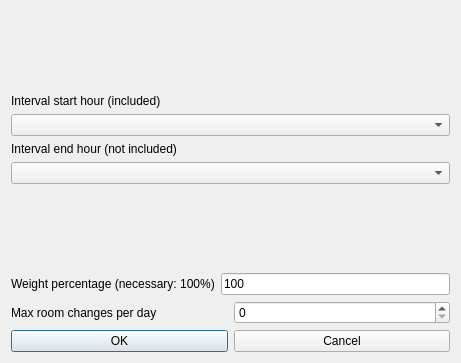
<?xml version="1.0" encoding="UTF-8"?>
<ui version="4.0">
 <class>ModifyConstraintTeachersMaxRoomChangesPerRealDayInIntervalForm_template</class>
 <widget class="QDialog" name="ModifyConstraintTeachersMaxRoomChangesPerRealDayInIntervalForm_template">
  <property name="geometry">
   <rect>
    <x>0</x>
    <y>0</y>
    <width>461</width>
    <height>363</height>
   </rect>
  </property>
  <property name="windowTitle">
   <string extracomment="This is the title of the dialog to modify a constraint of this type">Modify teachers max room changes per real day in interval</string>
  </property>
  <layout class="QGridLayout" name="gridLayout">
   <item row="2" column="0">
    <layout class="QVBoxLayout" name="verticalLayout_2">
     <item>
      <widget class="QLabel" name="endTextLabel">
       <property name="frameShape">
        <enum>QFrame::NoFrame</enum>
       </property>
       <property name="frameShadow">
        <enum>QFrame::Plain</enum>
       </property>
       <property name="text">
        <string extracomment="This field refers to a constraint operating on a given hourly interval. The selected start hour of the interval is included (is counted) in the constraint, while the selected end hour of the interval is not included (is not counted) in the constraint.">Interval end hour (not included)</string>
       </property>
       <property name="wordWrap">
        <bool>false</bool>
       </property>
      </widget>
     </item>
     <item>
      <widget class="QComboBox" name="endHourComboBox">
       <property name="editable">
        <bool>false</bool>
       </property>
       <property name="insertPolicy">
        <enum>QComboBox::NoInsert</enum>
       </property>
       <property name="duplicatesEnabled">
        <bool>false</bool>
       </property>
      </widget>
     </item>
    </layout>
   </item>
   <item row="1" column="0">
    <layout class="QVBoxLayout" name="verticalLayout">
     <item>
      <widget class="QLabel" name="startTextLabel">
       <property name="frameShape">
        <enum>QFrame::NoFrame</enum>
       </property>
       <property name="frameShadow">
        <enum>QFrame::Plain</enum>
       </property>
       <property name="text">
        <string extracomment="This field refers to a constraint operating on a given hourly interval. The selected start hour of the interval is included (is counted) in the constraint, while the selected end hour of the interval is not included (is not counted) in the constraint.">Interval start hour (included)</string>
       </property>
       <property name="wordWrap">
        <bool>false</bool>
       </property>
      </widget>
     </item>
     <item>
      <widget class="QComboBox" name="startHourComboBox">
       <property name="editable">
        <bool>false</bool>
       </property>
       <property name="insertPolicy">
        <enum>QComboBox::NoInsert</enum>
       </property>
       <property name="duplicatesEnabled">
        <bool>false</bool>
       </property>
      </widget>
     </item>
    </layout>
   </item>
   <item row="6" column="0">
    <layout class="QHBoxLayout">
     <item>
      <widget class="QPushButton" name="okPushButton">
       <property name="text">
        <string>OK</string>
       </property>
      </widget>
     </item>
     <item>
      <widget class="QPushButton" name="cancelPushButton">
       <property name="text">
        <string>Cancel</string>
       </property>
      </widget>
     </item>
    </layout>
   </item>
   <item row="5" column="0">
    <layout class="QHBoxLayout">
     <item>
      <widget class="QLabel" name="textLabel">
       <property name="text">
        <string>Max room changes per day</string>
       </property>
       <property name="wordWrap">
        <bool>false</bool>
       </property>
      </widget>
     </item>
     <item>
      <widget class="QSpinBox" name="maxChangesSpinBox"/>
     </item>
    </layout>
   </item>
   <item row="3" column="0">
    <spacer name="verticalSpacer">
     <property name="orientation">
      <enum>Qt::Vertical</enum>
     </property>
     <property name="sizeHint" stdset="0">
      <size>
       <width>278</width>
       <height>6</height>
      </size>
     </property>
    </spacer>
   </item>
   <item row="4" column="0">
    <layout class="QHBoxLayout">
     <item>
      <widget class="QLabel" name="weightTextLabel">
       <property name="frameShape">
        <enum>QFrame::NoFrame</enum>
       </property>
       <property name="frameShadow">
        <enum>QFrame::Plain</enum>
       </property>
       <property name="text">
        <string>Weight percentage (necessary: 100%)</string>
       </property>
       <property name="wordWrap">
        <bool>false</bool>
       </property>
      </widget>
     </item>
     <item>
      <widget class="QLineEdit" name="weightLineEdit">
       <property name="text">
        <string notr="true">100</string>
       </property>
      </widget>
     </item>
    </layout>
   </item>
   <item row="0" column="0">
    <spacer name="spacer2">
     <property name="orientation">
      <enum>Qt::Vertical</enum>
     </property>
     <property name="sizeType">
      <enum>QSizePolicy::Expanding</enum>
     </property>
     <property name="sizeHint" stdset="0">
      <size>
       <width>20</width>
       <height>41</height>
      </size>
     </property>
    </spacer>
   </item>
  </layout>
 </widget>
 <layoutdefault spacing="6" margin="11"/>
 <resources/>
 <connections/>
</ui>
